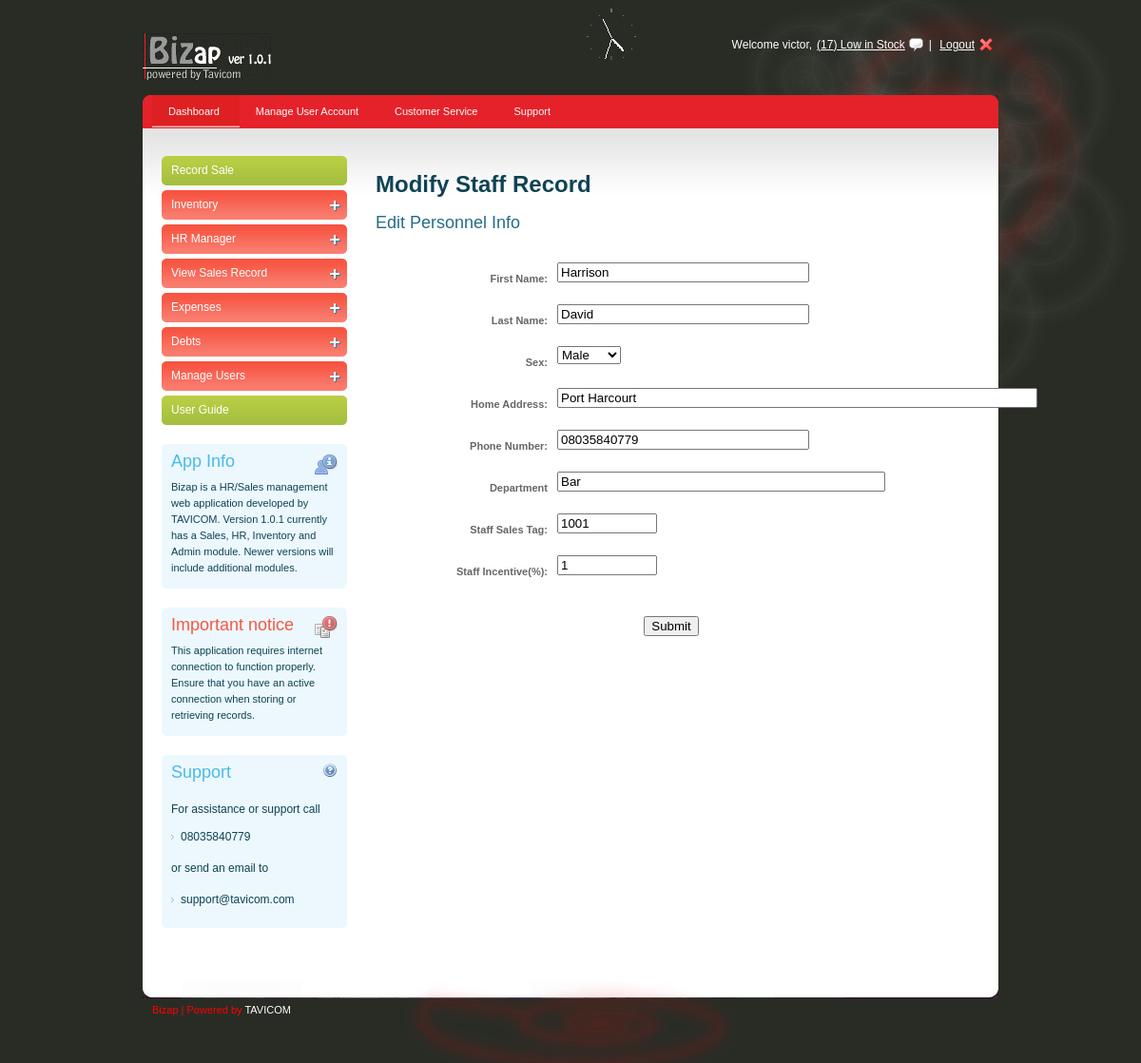
The app's page /modifystaffrecord.php?stafftag=1001 (signed in) with its own data.
### tables this page shows
CREATE TABLE IF NOT EXISTS `staff` (
  `fname` varchar(100) NOT NULL,
  `lname` varchar(100) NOT NULL,
  `sex` varchar(30) NOT NULL,
  `address` varchar(300) NOT NULL,
  `phone` varchar(100) NOT NULL,
  `dept` varchar(100) NOT NULL,
  `stafftag` varchar(100) NOT NULL,
  `staffincentive` int(10) NOT NULL,
  PRIMARY KEY (`stafftag`)
);

### modifystaffrecord.php (the view, shortened to what this page needs)
<?php session_start();
if(isset($_SESSION['validuser']))
{
	?>
<!DOCTYPE html PUBLIC "-//W3C//DTD XHTML 1.0 Transitional//EN" "http://www.w3.org/TR/xhtml1/DTD/xhtml1-transitional.dtd">
<html xmlns="http://www.w3.org/1999/xhtml">
<head>
<link rel="stylesheet" type="text/css" href="style.css" />
<link rel="stylesheet" type="text/css" media="all" href="niceforms-default.css" />
</head>
<body>
<div id="main_container">
	<?php include("header.inc");?>
    <div class="main_content">
                    <?php include("menunav.inc");?>
      <?php include("leftside.inc");?>
    <div class="right_content">
     <h1>Modify Staff Record</h1>
<h2>
    Edit Personnel Info</h2>
      <?php
	$stafftag = $_REQUEST['stafftag'];
	$query = "select * from staff where stafftag = '$stafftag' order by stafftag";
    $results = mysql_query($query);
	  $noofrows = mysql_num_rows($results);
	  if ($noofrows == 1)
	  {
	  	while($row = mysql_fetch_array($results))
	  	{?>
         <div class="form">
           <form action="confirmation.php" method="post" class="myform" name="myform" id="myform">
             <fieldset>
               <dl>
                 <dt>
                   <label for="email">First Name:</label></dt>
                 <dd><input type="text" name="fname" id="fname" size="30" value="<?php echo($row[0]);?>"/></dd>
               </dl>
               <dl>
                 <dt><label for="email">Last Name:</label></dt>
                 <dd><input type="text" name="lname" id="lname" size="30" value="<?php echo($row[1]);?>"/></dd>
               </dl>
               <dl>
                        <dt><label for="gender">Sex:</label></dt>
                        <dd>
                            <select size="1" name="sex" id="">
                            <?php if($row[2]=="Male")
							{
                                echo("<option value='Male' selected='selected'>Male</option>
								<option value='Female'>Female</option>");
							}
								else
								{
									 echo("<option value='Male'>Male</option>
								<option value='Female'  selected='selected'>Female</option>");
									}?>
                                </select>
                        </dd>
                    </dl>
               <dl>
                 <dt>
                   <label for="email">Home Address:</label></dt>
                 <dd><input type="text" name="address" id="address" size="60" value="<?php echo($row[3]);?>"/></dd>
               </dl>
                 <dl>
                 <dt>
                   <label for="email">Phone Number:</label></dt>
                 <dd><input type="text" name="phone" id="phone" size="30" value="<?php echo($row[4]);?>"/></dd>
               </dl>
                 <dl>
                 <dt>
                   <label for="email">Department</label></dt>
                 <dd><input type="text" name="dept" id="dept" size="40" value="<?php echo($row[5]);?>" /></dd>
               </dl>
               <dl>
                 <dt>
                   <label for="email">Staff Sales Tag:</label></dt>
                 <dd><input type="text" name="stafftag" id="stafftag" size="10" value="<?php echo($row[6]);?>"/></dd>
               </dl>
                <dl>
                 <dt>
                   <label for="email">Staff Incentive(%):</label></dt>
                 <dd><input type="text" name="staffincentive" id="staffincentive" size="10" value="<?php echo($row[7]);?>"/></dd>
               </dl>
                <dl>
                  <table width="100%" border="0" cellspacing="10" cellpadding="10">
                    <tr>
                      <td align="center"><input type="submit" name="submit" id="submit" value="Submit" /></td>
                    </tr>
                  </table>
                </dl>
</fieldset>
           </form>
           	<?php
		}
	  }
	else
	{
	 echo ("Record does not exist, please try again... <a href=".getenv('HTTP_REFERER')." >Go Back</a>");
	}
	?>
        </div>
     </div>
  </div>
    </div>
    <?php include("footer.inc");?>
</div>
</body>
</html>
<?php
}
else
{
header("Location: index3.php?message=You must login to use this software!!!");
				exit;
	}
 ?>

### style.css (style rules this page uses)
body { background:url(images/bg.jpg) no-repeat center top #310b28; font-family:Arial, Helvetica, sans-serif; padding:0; font-size:12px; margin:0 auto; color: #0e4354; }
h2 { font-size:18px; color:#256c89; font-weight:normal; padding:0px 0 15px 0; margin:0px; clear:both; }
#main_container { margin:0 auto; width:900px; padding:0px 0 0px 0; }
.main_content { margin:0 auto; width:900px; height:auto; padding:0px 0 50px 0; background:url(images/menu_bg.jpg) no-repeat center top #fff; }
.right_content { width:625px; float:left; padding:30px 0 0 30px; }

### niceforms-default.css (style rules this page uses)
.form { width:600px; float:left; clear:both; }
fieldset { border:none; clear:both; }
label { font-size:11px; font-weight:bold; color:#666; }
dl { clear:both; width:600px; }
dt { float:left; text-align:right; width:170px; line-height:34px; padding:0 10px 10px 0; }
dd { float:left; width:400px; margin:0 0 10px 0; }
select, input, textarea, button { outline:none; resize:none; }

### records on screen
staff: fname "Harrison", lname "David", sex "Male", address "Port Harcourt", phone "08035840779", dept "Bar", stafftag "1001", staffincentive "1"

### other values on screen
$currentuser "victor"
$mynoofrows "17"
